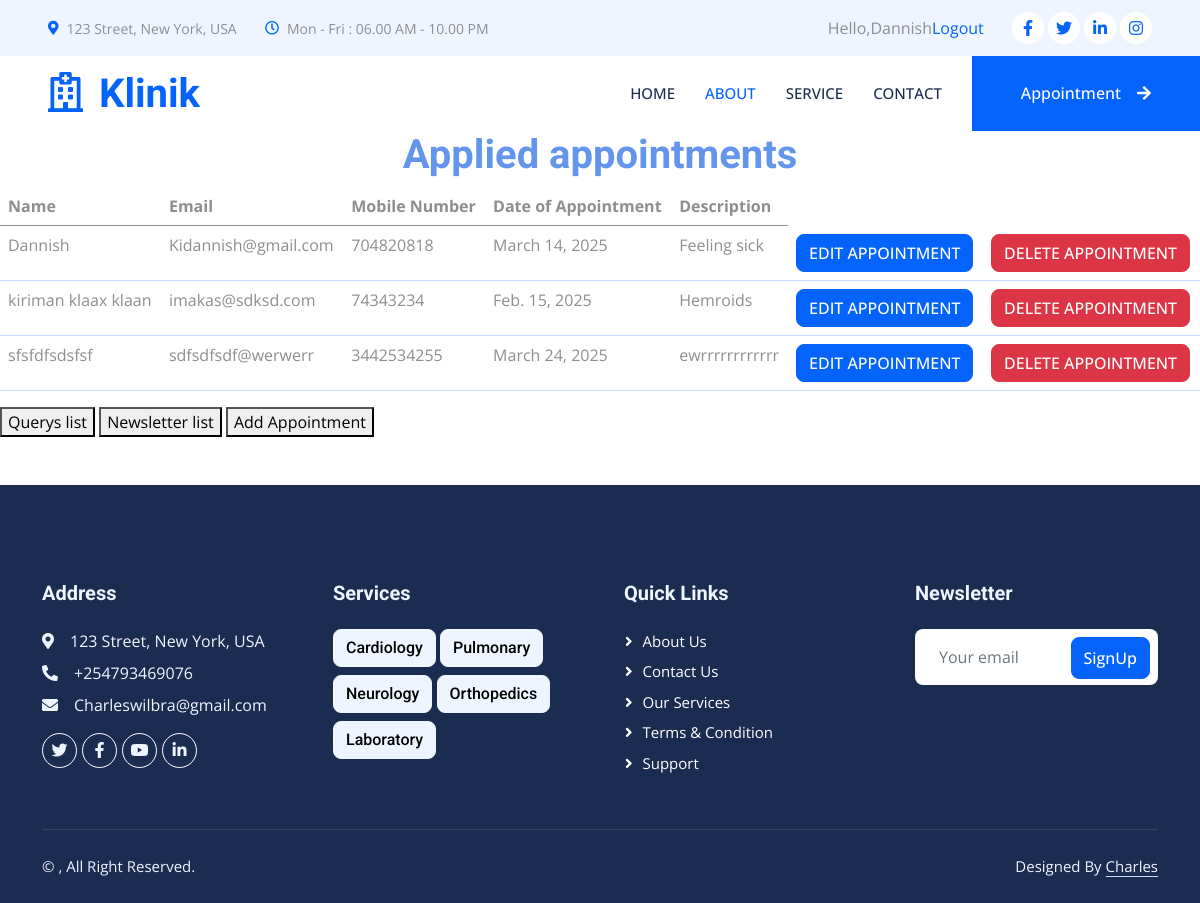
/hosi/appointmentslist/ (signed in), run on an earlier commit of the app's database.
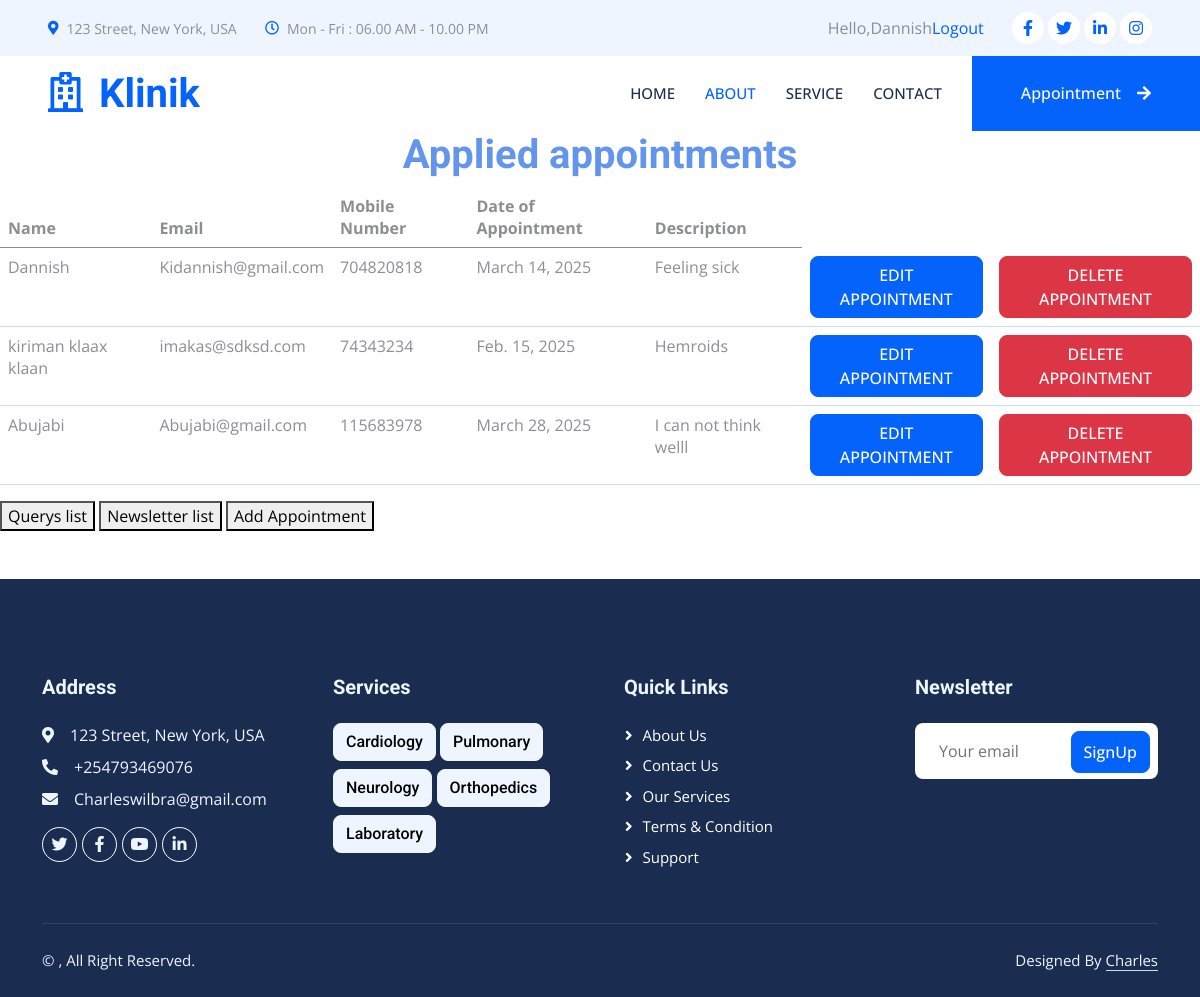
And on a later commit of the database.
### hosi/models.py (models this page shows, shortened)
class Appointment(models.Model):
    name = models.CharField(max_length=20)
    number = models.IntegerField()
    email = models.TextField()
    description = models.TextField()
    visit_date = models.DateField()
    objects = models.Manager()

### hosi/views.py (the view)
# urls.py: path('appointmentslist/', views.Appointmentslist, name='appointmentslist'),
@login_required(login_url='loginPage')
def Appointmentslist(request):
    appointments = Appointment.objects.all()
    return render(request, 'appointmentslist.html',{'appointments': appointments})

### hosi/templates/appointmentslist.html (shortened to what this page needs)
{% extends "base.html" %}
{% block content %}
<table class="table">
    <h1 style="text-align: center;color: cornflowerblue">Applied appointments</h1>
    <thead>
    <tr>
        <th>Name</th>
        <th>Email</th>
        <th>Mobile Number</th>
        <th>Date of Appointment</th>
        <th>Description</th>
    </tr>
    </thead>
    <tbody>
       {% for y in appointments %}
          <tr>
              <td>{{ y.name }}</td>
              <td>{{ y.email }}</td>
              <td>{{ y.number }}</td>
              <td>{{ y.visit_date }}</td>
              <td>{{ y.description }}</td>
              <td>
                  <a href="{% url 'editappointment' y.id %}" class="btn btn-primary" type="button" >EDIT APPOINTMENT</a>
              </td>
              <td>
                  <a href="{% url 'deleteappointment' y.id %}" class="btn btn-danger" type="button" onclick="return confirm('Are you sure you want to delete the Appointment?')">DELETE APPOINTMENT</a>
              </td>
          </tr>
       {% endfor %}
    </tbody>
</table>
<a href="{% url 'querylist' %}">
    <button>Querys list</button>
</a>
<a href="{% url 'newsletterlist' %}">
    <button>Newsletter list</button>
</a>
<a href="{% url 'index' %}">
    <button>Add Appointment</button>
</a>
{% endblock %}

What changed in the data, as far as the page shows it:
removed Appointment: name "sfsfdfsdsfsf", email "sdfsdfsdf@werwerr", number "3442534255", visit_date "March 24, 2025", description "ewrrrrrrrrrrrr"
added Appointment: name "Abujabi", email "Abujabi@gmail.com", number "115683978", visit_date "March 28, 2025", description "I can not think welll"
